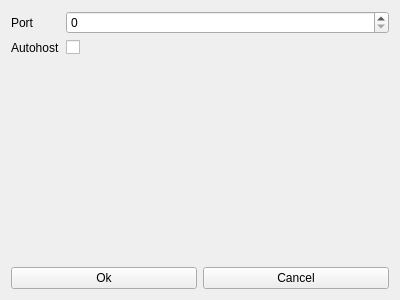
<?xml version="1.0" encoding="UTF-8"?>
<ui version="4.0">
 <class>OptionWindows</class>
 <widget class="QMainWindow" name="OptionWindows">
  <property name="geometry">
   <rect>
    <x>0</x>
    <y>0</y>
    <width>400</width>
    <height>300</height>
   </rect>
  </property>
  <property name="windowTitle">
   <string>OptionWindows</string>
  </property>
  <widget class="QWidget" name="centralWidget">
   <layout class="QVBoxLayout" name="verticalLayout">
    <item>
     <layout class="QFormLayout" name="input_layout">
      <item row="1" column="0">
       <widget class="QLabel" name="label_autohost">
        <property name="text">
         <string>Autohost</string>
        </property>
       </widget>
      </item>
      <item row="1" column="1">
       <widget class="QCheckBox" name="input_autohost">
        <property name="text">
         <string/>
        </property>
       </widget>
      </item>
      <item row="0" column="0">
       <widget class="QLabel" name="label_port">
        <property name="text">
         <string>Port</string>
        </property>
       </widget>
      </item>
      <item row="0" column="1">
       <widget class="QSpinBox" name="input_port">
        <property name="maximum">
         <number>9999</number>
        </property>
       </widget>
      </item>
     </layout>
    </item>
    <item>
     <spacer name="verticalSpacer">
      <property name="orientation">
       <enum>Qt::Vertical</enum>
      </property>
      <property name="sizeHint" stdset="0">
       <size>
        <width>20</width>
        <height>40</height>
       </size>
      </property>
     </spacer>
    </item>
    <item>
     <layout class="QHBoxLayout" name="horizontalLayout">
      <item>
       <widget class="QPushButton" name="button_ok">
        <property name="text">
         <string>Ok</string>
        </property>
       </widget>
      </item>
      <item>
       <widget class="QPushButton" name="button_cancel">
        <property name="text">
         <string>Cancel</string>
        </property>
       </widget>
      </item>
     </layout>
    </item>
   </layout>
  </widget>
 </widget>
 <layoutdefault spacing="6" margin="11"/>
 <resources/>
 <connections/>
</ui>
